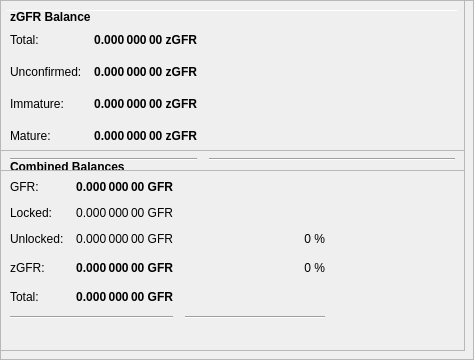
        <widget class="QFrame" name="frameObfuscation">
         <property name="minimumSize">
          <size>
           <width>0</width>
           <height>350</height>
          </size>
         </property>
         <property name="layoutDirection">
          <enum>Qt::LeftToRight</enum>
         </property>
         <property name="frameShape">
          <enum>QFrame::StyledPanel</enum>
         </property>
         <property name="frameShadow">
          <enum>QFrame::Raised</enum>
         </property>
         <widget class="QPushButton" name="runAutoDenom">
          <property name="geometry">
           <rect>
            <x>251</x>
            <y>17</y>
            <width>1</width>
            <height>1</height>
           </rect>
          </property>
          <property name="palette">
           <palette>
            <active>
             <colorrole role="WindowText">
              <brush brushstyle="SolidPattern">
               <color alpha="255">
                <red>0</red>
                <green>0</green>
                <blue>0</blue>
               </color>
              </brush>
             </colorrole>
             <colorrole role="Button">
              <brush brushstyle="SolidPattern">
               <color alpha="255">
                <red>239</red>
                <green>238</green>
                <blue>238</blue>
               </color>
              </brush>
             </colorrole>
             <colorrole role="Light">
              <brush brushstyle="SolidPattern">
               <color alpha="255">
                <red>255</red>
                <green>255</green>
                <blue>255</blue>
               </color>
              </brush>
             </colorrole>
             <colorrole role="Midlight">
              <brush brushstyle="SolidPattern">
               <color alpha="255">
                <red>247</red>
                <green>246</green>
                <blue>246</blue>
               </color>
              </brush>
             </colorrole>
             <colorrole role="Dark">
              <brush brushstyle="SolidPattern">
               <color alpha="255">
                <red>119</red>
                <green>119</green>
                <blue>119</blue>
               </color>
              </brush>
             </colorrole>
             <colorrole role="Mid">
              <brush brushstyle="SolidPattern">
               <color alpha="255">
                <red>159</red>
                <green>159</green>
                <blue>159</blue>
               </color>
              </brush>
             </colorrole>
             <colorrole role="Text">
              <brush brushstyle="SolidPattern">
               <color alpha="255">
                <red>0</red>
                <green>0</green>
                <blue>0</blue>
               </color>
              </brush>
             </colorrole>
             <colorrole role="BrightText">
              <brush brushstyle="SolidPattern">
               <color alpha="255">
                <red>255</red>
                <green>255</green>
                <blue>255</blue>
               </color>
              </brush>
             </colorrole>
             <colorrole role="ButtonText">
              <brush brushstyle="SolidPattern">
               <color alpha="255">
                <red>0</red>
                <green>0</green>
                <blue>0</blue>
               </color>
              </brush>
             </colorrole>
             <colorrole role="Base">
              <brush brushstyle="SolidPattern">
               <color alpha="255">
                <red>255</red>
                <green>255</green>
                <blue>255</blue>
               </color>
              </brush>
             </colorrole>
             <colorrole role="Window">
              <brush brushstyle="SolidPattern">
               <color alpha="255">
                <red>239</red>
                <green>238</green>
                <blue>238</blue>
               </color>
              </brush>
             </colorrole>
             <colorrole role="Shadow">
              <brush brushstyle="SolidPattern">
               <color alpha="255">
                <red>0</red>
                <green>0</green>
                <blue>0</blue>
               </color>
              </brush>
             </colorrole>
             <colorrole role="AlternateBase">
              <brush brushstyle="SolidPattern">
               <color alpha="255">
                <red>247</red>
                <green>246</green>
                <blue>246</blue>
               </color>
              </brush>
             </colorrole>
             <colorrole role="ToolTipBase">
              <brush brushstyle="SolidPattern">
               <color alpha="255">
                <red>255</red>
                <green>255</green>
                <blue>220</blue>
               </color>
              </brush>
             </colorrole>
             <colorrole role="ToolTipText">
              <brush brushstyle="SolidPattern">
               <color alpha="255">
                <red>0</red>
                <green>0</green>
                <blue>0</blue>
               </color>
              </brush>
             </colorrole>
            </active>
            <inactive>
             <colorrole role="WindowText">
              <brush brushstyle="SolidPattern">
               <color alpha="255">
                <red>0</red>
                <green>0</green>
                <blue>0</blue>
               </color>
              </brush>
             </colorrole>
             <colorrole role="Button">
              <brush brushstyle="SolidPattern">
               <color alpha="255">
                <red>239</red>
                <green>238</green>
                <blue>238</blue>
               </color>
              </brush>
             </colorrole>
             <colorrole role="Light">
              <brush brushstyle="SolidPattern">
               <color alpha="255">
                <red>255</red>
                <green>255</green>
                <blue>255</blue>
               </color>
              </brush>
             </colorrole>
             <colorrole role="Midlight">
              <brush brushstyle="SolidPattern">
               <color alpha="255">
                <red>247</red>
                <green>246</green>
                <blue>246</blue>
               </color>
              </brush>
             </colorrole>
             <colorrole role="Dark">
              <brush brushstyle="SolidPattern">
               <color alpha="255">
                <red>119</red>
                <green>119</green>
                <blue>119</blue>
               </color>
              </brush>
             </colorrole>
             <colorrole role="Mid">
              <brush brushstyle="SolidPattern">
               <color alpha="255">
                <red>159</red>
                <green>159</green>
                <blue>159</blue>
               </color>
              </brush>
             </colorrole>
             <colorrole role="Text">
              <brush brushstyle="SolidPattern">
               <color alpha="255">
                <red>0</red>
                <green>0</green>
                <blue>0</blue>
               </color>
              </brush>
             </colorrole>
             <colorrole role="BrightText">
              <brush brushstyle="SolidPattern">
               <color alpha="255">
                <red>255</red>
                <green>255</green>
                <blue>255</blue>
               </color>
              </brush>
             </colorrole>
             <colorrole role="ButtonText">
              <brush brushstyle="SolidPattern">
               <color alpha="255">
                <red>0</red>
                <green>0</green>
                <blue>0</blue>
               </color>
              </brush>
             </colorrole>
             <colorrole role="Base">
              <brush brushstyle="SolidPattern">
               <color alpha="255">
                <red>255</red>
                <green>255</green>
                <blue>255</blue>
               </color>
              </brush>
             </colorrole>
             <colorrole role="Window">
              <brush brushstyle="SolidPattern">
               <color alpha="255">
                <red>239</red>
                <green>238</green>
                <blue>238</blue>
               </color>
              </brush>
             </colorrole>
             <colorrole role="Shadow">
              <brush brushstyle="SolidPattern">
               <color alpha="255">
                <red>0</red>
                <green>0</green>
                <blue>0</blue>
               </color>
              </brush>
             </colorrole>
             <colorrole role="AlternateBase">
              <brush brushstyle="SolidPattern">
               <color alpha="255">
                <red>247</red>
                <green>246</green>
                <blue>246</blue>
               </color>
              </brush>
             </colorrole>
             <colorrole role="ToolTipBase">
              <brush brushstyle="SolidPattern">
               <color alpha="255">
                <red>255</red>
                <green>255</green>
                <blue>220</blue>
               </color>
              </brush>
             </colorrole>
             <colorrole role="ToolTipText">
              <brush brushstyle="SolidPattern">
               <color alpha="255">
                <red>0</red>
                <green>0</green>
                <blue>0</blue>
               </color>
              </brush>
             </colorrole>
            </inactive>
            <disabled>
             <colorrole role="WindowText">
              <brush brushstyle="SolidPattern">
               <color alpha="255">
                <red>119</red>
                <green>119</green>
                <blue>119</blue>
               </color>
              </brush>
             </colorrole>
             <colorrole role="Button">
              <brush brushstyle="SolidPattern">
               <color alpha="255">
                <red>239</red>
                <green>238</green>
                <blue>238</blue>
               </color>
              </brush>
             </colorrole>
             <colorrole role="Light">
              <brush brushstyle="SolidPattern">
               <color alpha="255">
                <red>255</red>
                <green>255</green>
                <blue>255</blue>
               </color>
              </brush>
             </colorrole>
             <colorrole role="Midlight">
              <brush brushstyle="SolidPattern">
               <color alpha="255">
                <red>247</red>
                <green>246</green>
                <blue>246</blue>
               </color>
              </brush>
             </colorrole>
             <colorrole role="Dark">
              <brush brushstyle="SolidPattern">
               <color alpha="255">
                <red>119</red>
                <green>119</green>
                <blue>119</blue>
               </color>
              </brush>
             </colorrole>
             <colorrole role="Mid">
              <brush brushstyle="SolidPattern">
               <color alpha="255">
                <red>159</red>
                <green>159</green>
                <blue>159</blue>
               </color>
              </brush>
             </colorrole>
             <colorrole role="Text">
              <brush brushstyle="SolidPattern">
               <color alpha="255">
                <red>119</red>
                <green>119</green>
                <blue>119</blue>
               </color>
              </brush>
             </colorrole>
             <colorrole role="BrightText">
              <brush brushstyle="SolidPattern">
               <color alpha="255">
                <red>255</red>
                <green>255</green>
                <blue>255</blue>
               </color>
              </brush>
             </colorrole>
             <colorrole role="ButtonText">
              <brush brushstyle="SolidPattern">
               <color alpha="255">
                <red>119</red>
                <green>119</green>
                <blue>119</blue>
               </color>
              </brush>
             </colorrole>
             <colorrole role="Base">
              <brush brushstyle="SolidPattern">
               <color alpha="255">
                <red>239</red>
                <green>238</green>
                <blue>238</blue>
               </color>
              </brush>
             </colorrole>
             <colorrole role="Window">
              <brush brushstyle="SolidPattern">
               <color alpha="255">
                <red>239</red>
                <green>238</green>
                <blue>238</blue>
               </color>
              </brush>
             </colorrole>
             <colorrole role="Shadow">
              <brush brushstyle="SolidPattern">
               <color alpha="255">
                <red>0</red>
                <green>0</green>
                <blue>0</blue>
               </color>
              </brush>
             </colorrole>
             <colorrole role="AlternateBase">
              <brush brushstyle="SolidPattern">
               <color alpha="255">
                <red>239</red>
                <green>238</green>
                <blue>238</blue>
               </color>
              </brush>
             </colorrole>
             <colorrole role="ToolTipBase">
              <brush brushstyle="SolidPattern">
               <color alpha="255">
                <red>255</red>
                <green>255</green>
                <blue>220</blue>
               </color>
              </brush>
             </colorrole>
             <colorrole role="ToolTipText">
              <brush brushstyle="SolidPattern">
               <color alpha="255">
                <red>0</red>
                <green>0</green>
                <blue>0</blue>
               </color>
              </brush>
             </colorrole>
            </disabled>
           </palette>
          </property>
          <property name="focusPolicy">
           <enum>Qt::NoFocus</enum>
          </property>
          <property name="autoFillBackground">
           <bool>true</bool>
          </property>
          <property name="text">
           <string/>
          </property>
          <property name="flat">
           <bool>true</bool>
          </property>
         </widget>
         <widget class="Line" name="line">
          <property name="geometry">
           <rect>
            <x>7</x>
            <y>10</y>
            <width>451</width>
            <height>1</height>
           </rect>
          </property>
          <property name="orientation">
           <enum>Qt::Horizontal</enum>
          </property>
         </widget>
         <widget class="QFrame" name="frame_3">
          <property name="geometry">
           <rect>
            <x>0</x>
            <y>150</y>
            <width>465</width>
            <height>201</height>
           </rect>
          </property>
          <property name="frameShape">
           <enum>QFrame::StyledPanel</enum>
          </property>
          <property name="frameShadow">
           <enum>QFrame::Raised</enum>
          </property>
          <layout class="QVBoxLayout" name="verticalLayout_5">
           <item>
            <layout class="QHBoxLayout" name="horizontalLayout_5" stretch="0">
             <item>
              <widget class="QLabel" name="label_5z">
               <property name="maximumSize">
                <size>
                 <width>16777215</width>
                 <height>20</height>
                </size>
               </property>
               <property name="font">
                <font>
                 <weight>75</weight>
                 <bold>true</bold>
                </font>
               </property>
               <property name="toolTip">
                <string>Combined Balances (including unconfirmed and immature coins)</string>
               </property>
               <property name="text">
                <string>&lt;html&gt;&lt;head/&gt;&lt;body&gt;&lt;p&gt;Combined Balances&lt;/p&gt;&lt;/body&gt;&lt;/html&gt;</string>
               </property>
              </widget>
             </item>
            </layout>
           </item>
           <item>
            <layout class="QGridLayout" name="gridLayout_3">
             <property name="spacing">
              <number>12</number>
             </property>
             <item row="7" column="0" colspan="2">
              <widget class="Line" name="lineSpendableBalance_3">
               <property name="orientation">
                <enum>Qt::Horizontal</enum>
               </property>
              </widget>
             </item>
             <item row="7" column="2">
              <widget class="Line" name="lineWatchBalance_3">
               <property name="sizePolicy">
                <sizepolicy hsizetype="Preferred" vsizetype="Fixed">
                 <horstretch>0</horstretch>
                 <verstretch>0</verstretch>
                </sizepolicy>
               </property>
               <property name="minimumSize">
                <size>
                 <width>140</width>
                 <height>0</height>
                </size>
               </property>
               <property name="orientation">
                <enum>Qt::Horizontal</enum>
               </property>
              </widget>
             </item>
             <item row="4" column="1">
              <widget class="QLabel" name="labelzBalancez">
               <property name="font">
                <font>
                 <weight>75</weight>
                 <bold>true</bold>
                </font>
               </property>
               <property name="cursor">
                <cursorShape>IBeamCursor</cursorShape>
               </property>
               <property name="toolTip">
                <string>Total of transactions that have yet to be confirmed, and do not yet count toward the spendable balance</string>
               </property>
               <property name="text">
                <string notr="true">0.000 000 00 GFR</string>
               </property>
               <property name="alignment">
                <set>Qt::AlignRight|Qt::AlignTrailing|Qt::AlignVCenter</set>
               </property>
               <property name="textInteractionFlags">
                <set>Qt::LinksAccessibleByMouse|Qt::TextSelectableByKeyboard|Qt::TextSelectableByMouse</set>
               </property>
              </widget>
             </item>
             <item row="6" column="1">
              <widget class="QLabel" name="labelTotalz">
               <property name="font">
                <font>
                 <weight>75</weight>
                 <bold>true</bold>
                </font>
               </property>
               <property name="cursor">
                <cursorShape>IBeamCursor</cursorShape>
               </property>
               <property name="toolTip">
                <string>Total Balance, including unconfirmed and immature coins.</string>
               </property>
               <property name="text">
                <string notr="true">0.000 000 00 GFR</string>
               </property>
               <property name="alignment">
                <set>Qt::AlignRight|Qt::AlignTrailing|Qt::AlignVCenter</set>
               </property>
               <property name="textInteractionFlags">
                <set>Qt::LinksAccessibleByMouse|Qt::TextSelectableByKeyboard|Qt::TextSelectableByMouse</set>
               </property>
              </widget>
             </item>
             <item row="4" column="3">
              <spacer name="horizontalSpacer_6">
               <property name="orientation">
                <enum>Qt::Horizontal</enum>
               </property>
               <property name="sizeHint" stdset="0">
                <size>
                 <width>40</width>
                 <height>20</height>
                </size>
               </property>
              </spacer>
             </item>
             <item row="6" column="0">
              <widget class="QLabel" name="labelTotalTextz">
               <property name="text">
                <string>Total:</string>
               </property>
              </widget>
             </item>
             <item row="1" column="0">
              <widget class="QLabel" name="labelBalanceTextz">
               <property name="text">
                <string>GFR:</string>
               </property>
              </widget>
             </item>
             <item row="1" column="1">
              <widget class="QLabel" name="labelBalancez">
               <property name="font">
                <font>
                 <weight>75</weight>
                 <bold>true</bold>
                </font>
               </property>
               <property name="cursor">
                <cursorShape>IBeamCursor</cursorShape>
               </property>
               <property name="toolTip">
                <string>Your current spendable balance</string>
               </property>
               <property name="text">
                <string notr="true">0.000 000 00 GFR</string>
               </property>
               <property name="alignment">
                <set>Qt::AlignRight|Qt::AlignTrailing|Qt::AlignVCenter</set>
               </property>
               <property name="textInteractionFlags">
                <set>Qt::LinksAccessibleByMouse|Qt::TextSelectableByKeyboard|Qt::TextSelectableByMouse</set>
               </property>
              </widget>
             </item>
             <item row="4" column="0">
              <widget class="QLabel" name="labelzBalanceTextz">
               <property name="toolTip">
                <string/>
               </property>
               <property name="text">
                <string>zGFR:</string>
               </property>
              </widget>
             </item>
             <item row="4" column="2">
              <widget class="QLabel" name="labelzGFRPercent">
               <property name="toolTip">
                <string>Current percentage of zGFR.
If AutoMint is enabled this percentage will settle around the configured AutoMint percentage (default = 10%)</string>
               </property>
               <property name="text">
                <string>0 %</string>
               </property>
               <property name="alignment">
                <set>Qt::AlignRight|Qt::AlignTrailing|Qt::AlignVCenter</set>
               </property>
              </widget>
             </item>
             <item row="6" column="2">
              <widget class="QLabel" name="label100Percent">
               <property name="text">
                <string/>
               </property>
               <property name="alignment">
                <set>Qt::AlignRight|Qt::AlignTrailing|Qt::AlignVCenter</set>
               </property>
              </widget>
             </item>
             <item row="2" column="1">
              <widget class="QLabel" name="labelLockedBalance">
               <property name="toolTip">
                <string>Locked GFR or Masternode collaterals. These are excluded from zGFR minting.</string>
               </property>
               <property name="text">
                <string>0.000 000 00 GFR</string>
               </property>
               <property name="alignment">
                <set>Qt::AlignRight|Qt::AlignTrailing|Qt::AlignVCenter</set>
               </property>
              </widget>
             </item>
             <item row="2" column="0">
              <widget class="QLabel" name="labelLockedBalanceText">
               <property name="toolTip">
                <string>Locked GFR or Masternode collaterals. These are excluded from zGFR minting.</string>
               </property>
               <property name="text">
                <string>Locked:</string>
               </property>
              </widget>
             </item>
             <item row="3" column="0">
              <widget class="QLabel" name="labelUnLockedBalanceText">
               <property name="toolTip">
                <string>Unlocked GFRs. These can be used for zGFR minting.</string>
               </property>
               <property name="text">
                <string>Unlocked:</string>
               </property>
              </widget>
             </item>
             <item row="3" column="1">
              <widget class="QLabel" name="labelUnLockedBalance">
               <property name="toolTip">
                <string>Unlocked GFRs. These can be used for zGFR minting.</string>
               </property>
               <property name="text">
                <string>0.000 000 00 GFR</string>
               </property>
               <property name="alignment">
                <set>Qt::AlignRight|Qt::AlignTrailing|Qt::AlignVCenter</set>
               </property>
              </widget>
             </item>
             <item row="3" column="2">
              <widget class="QLabel" name="labelGFRPercent">
               <property name="text">
                <string>0 %</string>
               </property>
               <property name="alignment">
                <set>Qt::AlignRight|Qt::AlignTrailing|Qt::AlignVCenter</set>
               </property>
              </widget>
             </item>
            </layout>
           </item>
           <item>
            <spacer name="verticalSpacer">
             <property name="orientation">
              <enum>Qt::Vertical</enum>
             </property>
             <property name="sizeHint" stdset="0">
              <size>
               <width>20</width>
               <height>40</height>
              </size>
             </property>
            </spacer>
           </item>
          </layout>
         </widget>
         <widget class="QFrame" name="frame_4">
          <property name="geometry">
           <rect>
            <x>0</x>
            <y>0</y>
            <width>465</width>
            <height>171</height>
           </rect>
          </property>
          <property name="frameShape">
           <enum>QFrame::StyledPanel</enum>
          </property>
          <property name="frameShadow">
           <enum>QFrame::Raised</enum>
          </property>
          <layout class="QVBoxLayout" name="verticalLayout_7">
           <item>
            <layout class="QHBoxLayout" name="horizontalLayout_8" stretch="0">
             <item>
              <widget class="QLabel" name="label_5z_3">
               <property name="maximumSize">
                <size>
                 <width>16777215</width>
                 <height>20</height>
                </size>
               </property>
               <property name="font">
                <font>
                 <weight>75</weight>
                 <bold>true</bold>
                </font>
               </property>
               <property name="text">
                <string>zGFR Balance</string>
               </property>
              </widget>
             </item>
            </layout>
           </item>
           <item>
            <layout class="QGridLayout" name="gridLayout_5">
             <property name="spacing">
              <number>12</number>
             </property>
             <item row="4" column="0">
              <widget class="QLabel" name="labelzBalanceMatureText">
               <property name="toolTip">
                <string>Mature: more than 20 confirmation and more than 1 mints of the same denomination after it was minted.
These zGFR are spendable.</string>
               </property>
               <property name="text">
                <string>Mature:</string>
               </property>
              </widget>
             </item>
             <item row="5" column="0" colspan="2">
              <widget class="Line" name="lineSpendableBalance_5">
               <property name="orientation">
                <enum>Qt::Horizontal</enum>
               </property>
              </widget>
             </item>
             <item row="1" column="1">
              <widget class="QLabel" name="labelzBalance">
               <property name="font">
                <font>
                 <weight>75</weight>
                 <bold>true</bold>
                </font>
               </property>
               <property name="cursor">
                <cursorShape>IBeamCursor</cursorShape>
               </property>
               <property name="toolTip">
                <string>All available zGFR, unconfirmed and immature zGFR included.</string>
               </property>
               <property name="text">
                <string notr="true">0.000 000 00 zGFR</string>
               </property>
               <property name="alignment">
                <set>Qt::AlignRight|Qt::AlignTrailing|Qt::AlignVCenter</set>
               </property>
               <property name="textInteractionFlags">
                <set>Qt::LinksAccessibleByMouse|Qt::TextSelectableByKeyboard|Qt::TextSelectableByMouse</set>
               </property>
              </widget>
             </item>
             <item row="5" column="2">
              <widget class="Line" name="lineWatchBalance_5">
               <property name="sizePolicy">
                <sizepolicy hsizetype="Preferred" vsizetype="Fixed">
                 <horstretch>0</horstretch>
                 <verstretch>0</verstretch>
                </sizepolicy>
               </property>
               <property name="minimumSize">
                <size>
                 <width>140</width>
                 <height>0</height>
                </size>
               </property>
               <property name="orientation">
                <enum>Qt::Horizontal</enum>
               </property>
              </widget>
             </item>
             <item row="1" column="0">
              <widget class="QLabel" name="labelzBalanceText">
               <property name="toolTip">
                <string>All available zGFR, unconfirmed and immature zGFR included.</string>
               </property>
               <property name="text">
                <string>Total:</string>
               </property>
              </widget>
             </item>
             <item row="1" column="2">
              <spacer name="horizontalSpacer_8">
               <property name="orientation">
                <enum>Qt::Horizontal</enum>
               </property>
               <property name="sizeHint" stdset="0">
                <size>
                 <width>40</width>
                 <height>20</height>
                </size>
               </property>
              </spacer>
             </item>
             <item row="4" column="2">
              <spacer name="horizontalSpacer_4">
               <property name="orientation">
                <enum>Qt::Horizontal</enum>
               </property>
               <property name="sizeHint" stdset="0">
                <size>
                 <width>40</width>
                 <height>20</height>
                </size>
               </property>
              </spacer>
             </item>
             <item row="4" column="1">
              <widget class="QLabel" name="labelzBalanceMature">
               <property name="font">
                <font>
                 <weight>75</weight>
                 <bold>true</bold>
                </font>
               </property>
               <property name="toolTip">
                <string>Mature: more than 20 confirmation and more than 1 mints of the same denomination after it was minted.
These zGFR are spendable.</string>
               </property>
               <property name="text">
                <string>0.000 000 00 zGFR</string>
               </property>
               <property name="alignment">
                <set>Qt::AlignRight|Qt::AlignTrailing|Qt::AlignVCenter</set>
               </property>
              </widget>
             </item>
             <item row="2" column="0">
              <widget class="QLabel" name="labelzBalanceUnconfirmedText">
               <property name="toolTip">
                <string>Unconfirmed: less than 20 confirmations
Immature: confirmed, but less than 1 mints of the same denomination after it was minted</string>
               </property>
               <property name="text">
                <string>Unconfirmed:</string>
               </property>
              </widget>
             </item>
             <item row="2" column="1">
              <widget class="QLabel" name="labelzBalanceUnconfirmed">
               <property name="font">
                <font>
                 <weight>75</weight>
                 <bold>true</bold>
                </font>
               </property>
               <property name="toolTip">
                <string>Unconfirmed: less than 20 confirmations
Immature: confirmed, but less than 1 mints of the same denomination after it was minted</string>
               </property>
               <property name="text">
                <string>0.000 000 00 zGFR</string>
               </property>
               <property name="alignment">
                <set>Qt::AlignRight|Qt::AlignTrailing|Qt::AlignVCenter</set>
               </property>
              </widget>
             </item>
             <item row="2" column="2">
              <spacer name="horizontalSpacer_5">
               <property name="orientation">
                <enum>Qt::Horizontal</enum>
               </property>
               <property name="sizeHint" stdset="0">
                <size>
                 <width>40</width>
                 <height>20</height>
                </size>
               </property>
              </spacer>
             </item>
             <item row="3" column="0">
              <widget class="QLabel" name="labelzBalanceImmatureText">
               <property name="toolTip">
                <string>Unconfirmed: less than 20 confirmations
Immature: confirmed, but less than 1 mints of the same denomination after it was minted</string>
               </property>
               <property name="text">
                <string>Immature:</string>
               </property>
              </widget>
             </item>
             <item row="3" column="1">
              <widget class="QLabel" name="labelzBalanceImmature">
               <property name="font">
                <font>
                 <weight>75</weight>
                 <bold>true</bold>
                </font>
               </property>
               <property name="toolTip">
                <string>Unconfirmed: less than 20 confirmations
Immature: confirmed, but less than 1 mints of the same denomination after it was minted</string>
               </property>
               <property name="text">
                <string>0.000 000 00 zGFR</string>
               </property>
               <property name="alignment">
                <set>Qt::AlignRight|Qt::AlignTrailing|Qt::AlignVCenter</set>
               </property>
              </widget>
             </item>
             <item row="3" column="2">
              <spacer name="horizontalSpacer_7">
               <property name="orientation">
                <enum>Qt::Horizontal</enum>
               </property>
               <property name="sizeHint" stdset="0">
                <size>
                 <width>40</width>
                 <height>20</height>
                </size>
               </property>
              </spacer>
             </item>
            </layout>
           </item>
          </layout>
         </widget>
        </widget>
